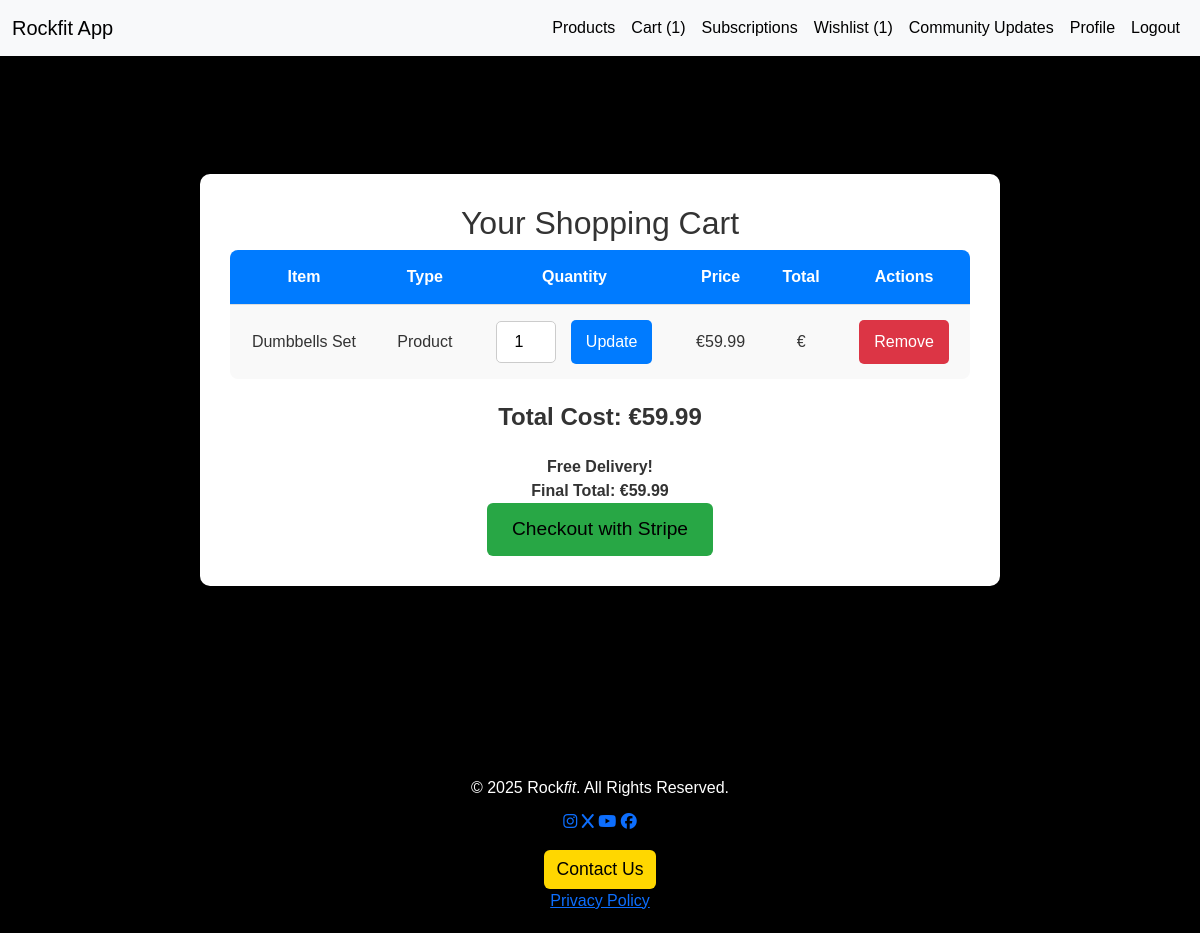
The app's page /cart/ (signed in) with its own data.
### cart/models.py (models this page shows, shortened)
class CartItem(models.Model):
    cart = models.ForeignKey(
        Cart, related_name="items", on_delete=models.CASCADE
    )
    product = models.ForeignKey(
        Product, null=True, blank=True, on_delete=models.CASCADE
    )
    subscription = models.ForeignKey(
        SubscriptionPlan, null=True, blank=True, on_delete=models.CASCADE
    )
    quantity = models.PositiveIntegerField(default=1)

### fitness/models.py (models this page shows, shortened)
class Product(models.Model):
    name = models.CharField(max_length=255)
    description = models.TextField()
    price = models.DecimalField(max_digits=10, decimal_places=2)
    image = models.ImageField(upload_to='products/')
    stock_quantity = models.IntegerField()
    created_at = models.DateTimeField(auto_now_add=True)
    is_spotlight = models.BooleanField(default=False)

### cart/views.py (the view)
# urls.py: path("", view_cart, name="view_cart"),
@login_required(login_url='login')
def view_cart(request):
    cart, created = Cart.objects.get_or_create(user=request.user)
    cart_items = cart.items.all()
    total_cost = sum(
        (item.product.price if item.product else item.subscription.price) * item.quantity
        for item in cart_items
    )
    if total_cost >= Decimal("50.00"):
        delivery_fee = Decimal("0.00")
    else:
        delivery_fee = Decimal("5.00")
    final_total = total_cost + delivery_fee
    return render(
        request,
        "cart/cart.html",
        {
            "cart_items": cart_items,
            "total_cost": total_cost,
            "delivery_fee": delivery_fee,
            "final_total": final_total,
        },
    )

### cart/models.py (called while the page is built)
    def get_total_items(self):
        return sum(item.quantity for item in self.items.all())

### fitness/context_processors.py (called while the page is built)
def cart_count(request):
    count = 0
    if request.user.is_authenticated:
        try:
            cart = Cart.objects.get(user=request.user)
            count = cart.get_total_items()
        except Cart.DoesNotExist:
            count = 0
    return {'cart_count': count}

def wishlist_count(request):
    if request.user.is_authenticated:
        wishlist, created = Wishlist.objects.get_or_create(user=request.user)
        count = wishlist.items.count()
    else:
        count = 0
    return {'wishlist_count': count}

### cart/templates/cart/cart.html (shortened to what this page needs)
{% extends "base.html" %}
{% block content %}
<div class="cart-container">
    <h2>Your Shopping Cart</h2>
    {% if cart_items %}
        <table class="cart-table">
            <thead>
                <tr>
                    <th>Item</th>
                    <th>Type</th>
                    <th>Quantity</th>
                    <th>Price</th>
                    <th>Total</th>
                    <th>Actions</th>
                </tr>
            </thead>
            <tbody>
                {% for item in cart_items %}
                <tr class="cart-item" data-item-id="{{ item.id }}" data-item-type="{% if item.product %}product{% else %}subscription{% endif %}">
                    <td>
                        {% if item.product %}
                            {{ item.product.name }}
                        {% elif item.subscription %}
                            {{ item.subscription.name }}
                        {% endif %}
                    </td>
                    <td>
                        {% if item.product %}
                            Product
                        {% elif item.subscription %}
                            Subscription
                        {% endif %}
                    </td>
                    <td class="quantity-column">
                        {% if item.product %}
                            <form method="POST" action="{% url 'cart:update_cart_item' item.id %}">
                                <input type="number" name="quantity" class="quantity-input" value="{{ item.quantity }}" min="1">
                                <button type="submit" class="button update">Update</button>
                            </form>
                        {% else %}
                            1 (Fixed)
                        {% endif %}
                    </td>
                    <td>
                        €{% if item.product %}{{ item.product.price }}{% elif item.subscription %}{{ item.subscription.price }}{% endif %}
                    </td>
                    <td>
                        €{{ item.total_price }}
                    </td>
                    <td>
                        <form method="POST" action="{% url 'cart:remove_from_cart' item.id %}">
                            <button type="submit" class="button remove">Remove</button>
                        </form>
                    </td>
                </tr>
                {% endfor %}
            </tbody>
        </table>
        <div class="total-cost">
            <strong>Total Cost: €{{ total_cost }}</strong>
        </div>
        {% if total_cost >= 50 %}
            <div class="free-delivery">
                <strong>Free Delivery!</strong>
            </div>
        {% else %}
            <div class="delivery-fee">
                <strong>Delivery Fee: €{{ delivery_fee }} <br> (Free Delivery on orders over €50.00)</strong>
            </div>
        {% endif %}
        <div class="final-total">
            <strong>Final Total: €{{ final_total }}</strong>
        </div>
        <a href="{% url 'cart:checkout' %}" class="btn btn-primary stripe-button">Checkout with Stripe</a>
    {% else %}
        <p class="cart_status">Your cart is currently empty. Please add some items to your cart.</p>
        <a href="{% url 'product_list' %}" class="btn btn-primary">Browse Products</a>
    {% endif %}
</div>
{% endblock %}

### static/css/style.css (style rules this page uses)
.btn { font-size: 1.1rem; }
.btn-primary { background-color: gold; border: none; margin-right: 0px; color: black; }
.cart-container { max-width: 800px; margin: 50px auto; padding: 30px; background-color: #ffffff; border-radius: 10px; box-shadow: 0 8px 20px rgba(0, 0, 0, 0.1); text-align: center; }
.cart-table { width: 100%; border-collapse: collapse; margin-bottom: 20px; background-color: #f9f9f9; border-radius: 8px; overflow: hidden; }
.cart-table th, .cart-table td { padding: 15px; border-bottom: 1px solid #ddd; text-align: center; }
.cart-table th { background-color: #007bff; color: #fff; font-weight: bold; }
.cart-table tr:last-child td { border-bottom: none; }
.quantity-column { display: flex; justify-content: center; align-items: center; }
.quantity-input { width: 60px; padding: 8px; text-align: center; margin-right: 10px; border: 1px solid #ccc; border-radius: 5px; }
.button { padding: 10px 15px; background-color: #007bff; color: #fff; border: none; border-radius: 5px; cursor: pointer; transition: background-color 0.3s ease; font-size: 1rem; text-decoration: none; display: inline-block; }
.button.remove { background-color: #dc3545; }
.total-cost { font-size: 1.5rem; margin: 20px 0; color: #333; }
.stripe-button { background-color: #28a745; padding: 12px 25px; font-size: 1.2rem; transition: background-color 0.3s ease; }

### records on screen
CartItem: product.name "Dumbbells Set", shows "Product", quantity "1", product.price "59.99"

### other values on screen
{{ cart_count }} "1"
{{ wishlist_count }} "1"
{{ total_cost }} "59.99"
{{ final_total }} "59.99"
